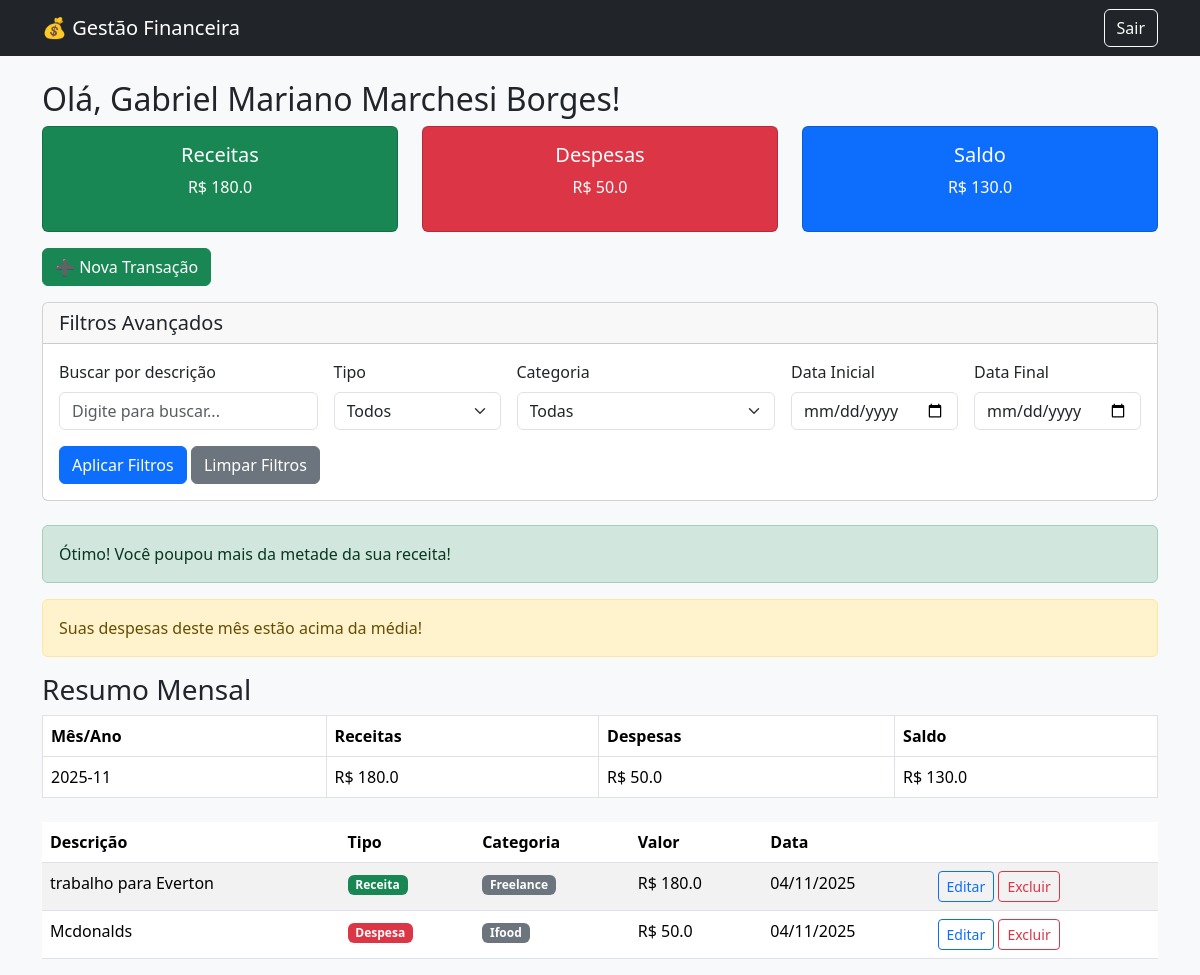
/dashboard (signed in), run on the app's committed database.
### Sistema de Gestão Financeira/models.py (models this page shows, shortened)
class Usuario(db.Model, UserMixin):
    __tablename__ = "usuario"
    id = db.Column(db.Integer, primary_key=True)
    nome = db.Column(db.String(100), nullable=False)
    email = db.Column(db.String(120), unique=True, nullable=False)
    senha_hash = db.Column(db.String(200), nullable=False)
    transacoes = db.relationship('Transacao', backref='usuario', lazy=True)

class Transacao(db.Model):
    __tablename__ = "transacao"
    id = db.Column(db.Integer, primary_key=True)
    descricao = db.Column(db.String(150), nullable=False)
    valor = db.Column(db.Float, nullable=False)
    tipo = db.Column(db.String(10), nullable=False)  # 'entrada' ou 'saida'
    categoria = db.Column(db.String(50))
    data = db.Column(db.Date, default=datetime.utcnow)
    usuario_id = db.Column(db.Integer, db.ForeignKey('usuario.id'), nullable=False)

### Sistema de Gestão Financeira/app.py (the view, shortened to what this page needs)
@app.route('/dashboard', methods=['GET'])
@login_required
def dashboard():
    data_inicial_str = request.args.get('data_inicial')
    data_final_str = request.args.get('data_final')
    filtro_tipo = request.args.get('tipo')
    filtro_categoria = request.args.get('categoria')
    filtro_busca = request.args.get('busca')
    data_inicial = None
    data_final = None
    query_base = Transacao.query.filter_by(usuario_id=current_user.id)
    query_filtrada = query_base
    if filtro_tipo and filtro_tipo != 'todos':
        query_filtrada = query_filtrada.filter(Transacao.tipo == filtro_tipo)
    if filtro_categoria and filtro_categoria != 'todas':
        query_filtrada = query_filtrada.filter(Transacao.categoria == filtro_categoria)
    if filtro_busca:
        query_filtrada = query_filtrada.filter(Transacao.descricao.ilike(f'%{filtro_busca}%'))
    categorias_disponiveis = db.session.query(Transacao.categoria).filter_by(usuario_id=current_user.id).distinct().all()
    categorias_disponiveis = [c[0] for c in categorias_disponiveis]
    if data_inicial_str and data_final_str:
        transacoes = query_filtrada.order_by(Transacao.data.desc()).all()
        total_receitas = sum(t.valor for t in transacoes if t.tipo == 'receita')
        total_despesas = sum(t.valor for t in transacoes if t.tipo == 'despesa')
        saldo = total_receitas - total_despesas
        return render_template('dashboard.html',
                               transacoes=transacoes,
                               total_receitas=total_receitas,
                               total_despesas=total_despesas,
                               saldo=saldo,
                               relatorio_mensal=None,
                               data_inicial_str=data_inicial_str,
                               data_final_str=data_final_str,
                               filtro_tipo=filtro_tipo,
                               filtro_categoria=filtro_categoria,
                               filtro_busca=filtro_busca,
                               categorias_disponiveis=categorias_disponiveis)
    else:
        relatorio_mensal_raw = db.session.query(
            func.strftime('%Y-%m', Transacao.data).label('mes_ano'),
            func.sum(case((Transacao.tipo == 'receita', Transacao.valor), else_=0)).label('total_receitas'),
            func.sum(case((Transacao.tipo == 'despesa', Transacao.valor), else_=0)).label('total_despesas')
        ).filter_by(usuario_id=current_user.id).group_by('mes_ano').order_by(func.strftime('%Y-%m', Transacao.data).desc()).all()
        relatorio_mensal = []
        total_receitas_geral = 0
        total_despesas_geral = 0
        for mes_ano, receitas, despesas in relatorio_mensal_raw:
            saldo_mes = receitas - despesas
            relatorio_mensal.append({
                'mes_ano': mes_ano,
                'total_receitas': receitas,
                'total_despesas': despesas,
                'saldo': saldo_mes
            })
            total_receitas_geral += receitas
            total_despesas_geral += despesas
        saldo_geral = total_receitas_geral - total_despesas_geral
        transacoes = query_filtrada.order_by(Transacao.data.desc()).limit(10).all()
        if filtro_tipo or filtro_categoria or filtro_busca:
            todas_transacoes_filtradas = query_filtrada.all()
            total_receitas_geral = sum(t.valor for t in todas_transacoes_filtradas if t.tipo == 'receita')
            total_despesas_geral = sum(t.valor for t in todas_transacoes_filtradas if t.tipo == 'despesa')
            saldo_geral = total_receitas_geral - total_despesas_geral
        return render_template('dashboard.html',
                               transacoes=transacoes,
                               total_receitas=total_receitas_geral,
                               total_despesas=total_despesas_geral,
                               saldo=saldo_geral,
                               relatorio_mensal=relatorio_mensal,
                               data_inicial_str=None,
                               data_final_str=None,
                               filtro_tipo=filtro_tipo,
                               filtro_categoria=filtro_categoria,
                               filtro_busca=filtro_busca,
                               categorias_disponiveis=categorias_disponiveis)

### Sistema de Gestão Financeira/app.py (called while the page is built)
@login_manager.user_loader
def load_user(user_id):
    return Usuario.query.get(int(user_id))

### Sistema de Gestão Financeira/templates/dashboard.html (shortened to what this page needs)
{% extends 'base.html' %}
{% block content %}
<h2>Olá, {{ current_user.nome }}!</h2>
<div class="row mb-3">
  <div class="col-md-4">
    <div class="card text-bg-success text-center">
      <div class="card-body">
        <h5>Receitas</h5>
        <p>R$ {{ total_receitas|round(2) }}</p>
      </div>
    </div>
  </div>
  <div class="col-md-4">
    <div class="card text-bg-danger text-center">
      <div class="card-body">
        <h5>Despesas</h5>
        <p>R$ {{ total_despesas|round(2) }}</p>
      </div>
    </div>
  </div>
  <div class="col-md-4">
    <div class="card text-bg-primary text-center">
      <div class="card-body">
        <h5>Saldo</h5>
        <p>R$ {{ saldo|round(2) }}</p>
      </div>
    </div>
  </div>
</div>
<a href="{{ url_for('nova_transacao') }}" class="btn btn-success mb-3">➕ Nova Transação</a>
<div class="card mb-4">
  <div class="card-header">
    <h5 class="mb-0">Filtros Avançados</h5>
  </div>
  <div class="card-body">
    <form method="GET" action="{{ url_for('dashboard') }}" class="row g-3">
      <div class="col-md-3">
        <label for="busca" class="form-label">Buscar por descrição</label>
        <input type="text" class="form-control" id="busca" name="busca"
               placeholder="Digite para buscar..." value="{{ filtro_busca or '' }}">
      </div>
      <div class="col-md-2">
        <label for="tipo" class="form-label">Tipo</label>
        <select class="form-select" id="tipo" name="tipo">
          <option value="todos" {% if not filtro_tipo or filtro_tipo == 'todos' %}selected{% endif %}>Todos</option>
        </select>
      </div>
      <div class="col-md-3">
        <label for="categoria" class="form-label">Categoria</label>
        <select class="form-select" id="categoria" name="categoria">
          <option value="todas" {% if not filtro_categoria or filtro_categoria == 'todas' %}selected{% endif %}>Todas</option>
        </select>
      </div>
      <div class="col-md-2">
        <label for="data_inicial" class="form-label">Data Inicial</label>
        <input type="date" class="form-control" id="data_inicial" name="data_inicial"
               value="{{ data_inicial_str or '' }}">
      </div>
      <div class="col-md-2">
        <label for="data_final" class="form-label">Data Final</label>
        <input type="date" class="form-control" id="data_final" name="data_final"
               value="{{ data_final_str or '' }}">
      </div>
      <div class="col-12">
        <button type="submit" class="btn btn-primary">Aplicar Filtros</button>
        <a href="{{ url_for('dashboard') }}" class="btn btn-secondary">Limpar Filtros</a>
      </div>
    </form>
  </div>
</div>
{% if total_receitas > 0 and saldo > total_receitas * 0.5 %}
<div class="alert alert-success" role="alert">
  Ótimo! Você poupou mais da metade da sua receita!
</div>
{% endif %}
{% set media_despesas = total_despesas / 2 %}
{% if total_despesas > media_despesas * 1.5 %}
<div class="alert alert-warning" role="alert">
  Suas despesas deste mês estão acima da média!
</div>
{% endif %}
{% if relatorio_mensal %}
<h3>Resumo Mensal</h3>
<table class="table table-bordered mb-4">
  <thead>
    <tr>
      <th>Mês/Ano</th>
      <th>Receitas</th>
      <th>Despesas</th>
      <th>Saldo</th>
    </tr>
  </thead>
  <tbody>
    {% for r in relatorio_mensal %}
    <tr>
      <td>{{ r.mes_ano }}</td>
      <td>R$ {{ r.total_receitas | round(2) }}</td>
      <td>R$ {{ r.total_despesas | round(2) }}</td>
      <td>R$ {{ r.saldo | round(2) }}</td>
    </tr>
    {% endfor %}
  </tbody>
</table>
{% endif %}
<table class="table table-striped">
  <thead>
    <tr>
      <th>Descrição</th>
      <th>Tipo</th>
      <th>Categoria</th>
      <th>Valor</th>
      <th>Data</th>
      <th></th>
    </tr>
  </thead>
  <tbody>
    {% for t in transacoes %}
    <tr>
      <td>{{ t.descricao }}</td>
      <td>
        {% if t.tipo == 'receita' %}
          <span class="badge bg-success">Receita</span>
        {% else %}
          <span class="badge bg-danger">Despesa</span>
        {% endif %}
      </td>
      <td>
        {% if t.categoria %}
          <span class="badge bg-secondary">{{ t.categoria }}</span>
        {% else %}
          <span class="badge bg-light text-dark">Sem categoria</span>
        {% endif %}
      </td>
      <td>R$ {{ t.valor | round(2) }}</td>
      <td>{{ t.data.strftime('%d/%m/%Y') }}</td>
      <td>
        <a href="{{ url_for('editar_transacao', id=t.id) }}" class="btn btn-sm btn-outline-primary">Editar</a>
        <a href="{{ url_for('delete', id=t.id) }}" class="btn btn-sm btn-outline-danger">Excluir</a>
      </td>
    </tr>
    {% endfor %}
  </tbody>
</table>
{% endblock %}

### Sistema de Gestão Financeira/templates/base.html (shortened to what this page needs)
<!doctype html>
<html lang="pt-br">
<head>
  <link href="https://cdn.jsdelivr.net/npm/bootstrap@5.3.2/dist/css/bootstrap.min.css" rel="stylesheet">
</head>
<body class="bg-light">
  <nav class="navbar navbar-expand-lg navbar-dark bg-dark mb-4">
    <div class="container">
      <a class="navbar-brand" href="{{ url_for('dashboard') }}">💰 Gestão Financeira</a>
      {% if current_user.is_authenticated %}
        <a href="{{ url_for('logout') }}" class="btn btn-outline-light">Sair</a>
      {% endif %}
    </div>
  </nav>
  <div class="container">
    {% block content %}{% endblock %}
  </div>
</body>
</html>

### data on the page
Usuario: nome "Gabriel Mariano Marchesi Borges"
Transacao: descricao "trabalho para Everton", tipo "Receita", categoria "Freelance", valor "180.0", data "04/11/2025"
Transacao: descricao "Mcdonalds", tipo "Despesa", categoria "Ifood", valor "50.0", data "04/11/2025"

### other printed values
{{ total_receitas|round(2) }} "180.0"
{{ total_despesas|round(2) }} "50.0"
{{ saldo|round(2) }} "130.0"
{{ r.mes_ano }} "2025-11"
{{ r.total_receitas | round(2) }} "180.0"
{{ r.total_despesas | round(2) }} "50.0"
{{ r.saldo | round(2) }} "130.0"
